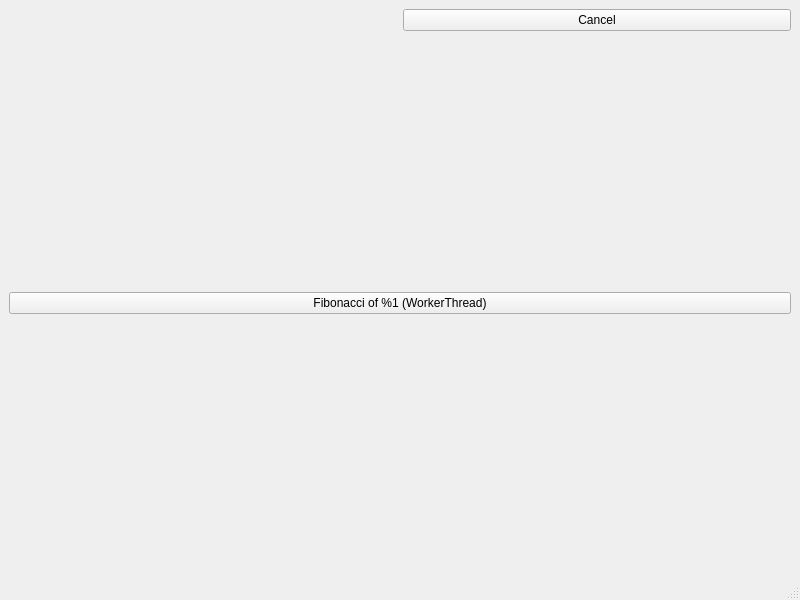
<?xml version="1.0" encoding="UTF-8"?>
<ui version="4.0">
 <class>MainWindow</class>
 <widget class="QMainWindow" name="MainWindow">
  <property name="geometry">
   <rect>
    <x>0</x>
    <y>0</y>
    <width>800</width>
    <height>600</height>
   </rect>
  </property>
  <property name="windowTitle">
   <string>MainWindow</string>
  </property>
  <widget class="QWidget" name="centralwidget">
   <layout class="QVBoxLayout" name="verticalLayout">
    <item>
     <layout class="QHBoxLayout" name="horizontalLayout">
      <item>
       <widget class="QLabel" name="busyIndicator">
        <property name="text">
         <string/>
        </property>
       </widget>
      </item>
      <item>
       <widget class="QPushButton" name="btn6">
        <property name="text">
         <string>Cancel</string>
        </property>
       </widget>
      </item>
     </layout>
    </item>
    <item>
     <spacer name="verticalSpacer">
      <property name="orientation">
       <enum>Qt::Vertical</enum>
      </property>
      <property name="sizeHint" stdset="0">
       <size>
        <width>20</width>
        <height>40</height>
       </size>
      </property>
     </spacer>
    </item>
    <item>
     <widget class="QPushButton" name="btn3">
      <property name="text">
       <string>Fibonacci of %1 (WorkerThread)</string>
      </property>
     </widget>
    </item>
    <item>
     <spacer name="verticalSpacer_2">
      <property name="orientation">
       <enum>Qt::Vertical</enum>
      </property>
      <property name="sizeHint" stdset="0">
       <size>
        <width>20</width>
        <height>40</height>
       </size>
      </property>
     </spacer>
    </item>
   </layout>
  </widget>
  <widget class="QMenuBar" name="menubar">
   <property name="geometry">
    <rect>
     <x>0</x>
     <y>0</y>
     <width>800</width>
     <height>24</height>
    </rect>
   </property>
  </widget>
  <widget class="QStatusBar" name="statusbar"/>
 </widget>
 <resources/>
 <connections/>
</ui>
